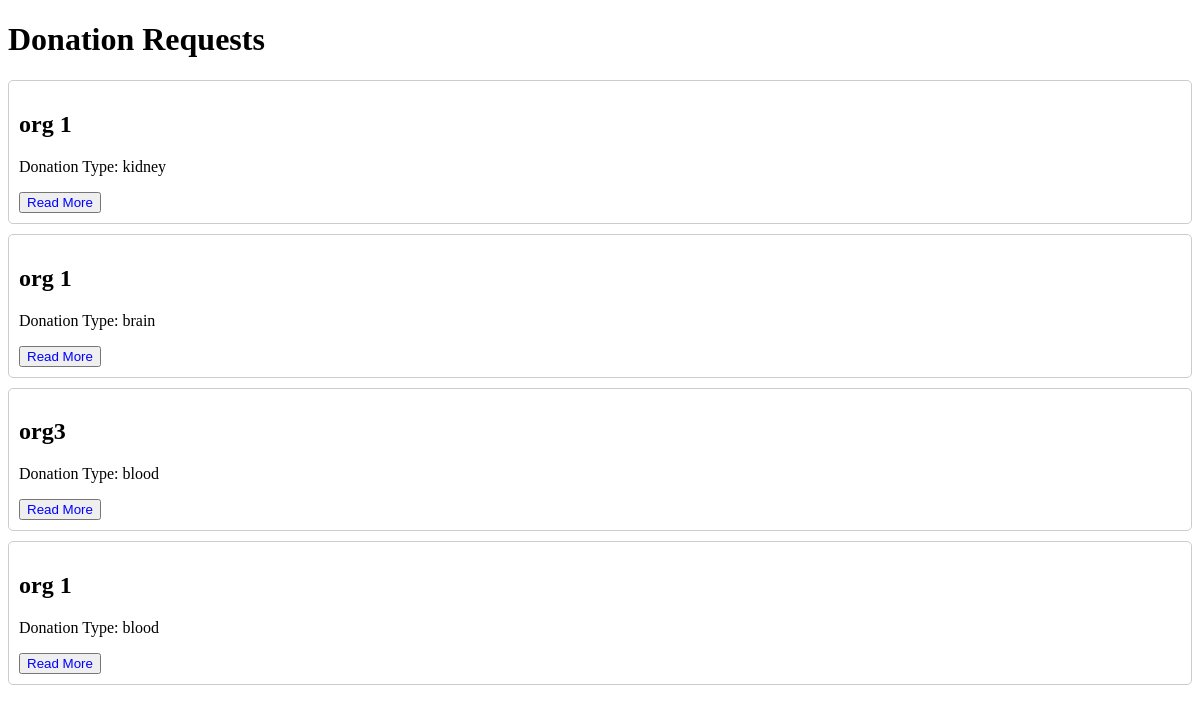
Screenshot of /home/donation_requests with the database file from the repository.
### dh/models.py (models this page shows, shortened)
class DonationRequest(models.Model):
    organization = models.ForeignKey(Organization, on_delete=models.CASCADE)
    donation_type_requested = models.CharField(max_length=100)
    additional_details = models.TextField(blank=True, null=True)

class Organization(models.Model):
    name = models.CharField(max_length=100)
    contact_information = models.CharField(max_length=100)
    organization_type = models.CharField(max_length=100)
    location = models.CharField(max_length=100)

### dh/views.py (the view)
# urls.py: path('home/donation_requests', views.donation_requests, name='donation_requests'),
def donation_requests(request):
    donation_requests = DonationRequest.objects.all()
    return render(request, 'donation_request_list.html', {'donation_requests': donation_requests})

### dh/templates/donation_request_list.html (shortened to what this page needs)
<!DOCTYPE html>
<html lang="en">
<head>
</head>
<body>
    <h1>Donation Requests</h1>
    {% for donation_request in donation_requests %}
    <div class="donation-request">
        <h2>{{ donation_request.organization.name }}</h2>
        <p>Donation Type: {{ donation_request.donation_type_requested }}</p>
        <button class="read-more">Read More</button>
    </div>
    {% endfor %}
</body>
</html>

### dh/templates/donation_request_list.html (style rules this page uses)
.donation-request { border: 1px solid #ccc; border-radius: 5px; padding: 10px; margin-bottom: 10px; }
.read-more { color: blue; cursor: pointer; }

### rows the page displays
DonationRequest: organization.name "org 1", donation_type_requested "kidney"
DonationRequest: organization.name "org 1", donation_type_requested "brain"
DonationRequest: organization.name "org3", donation_type_requested "blood"
DonationRequest: organization.name "org 1", donation_type_requested "blood"
